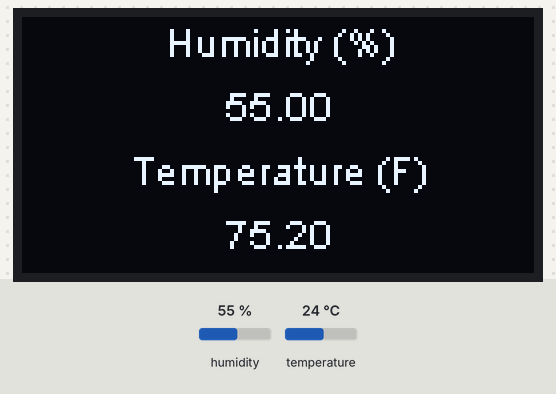
A sketch run on a simulated ESP8266 (NodeMCU). Parts: 128×64 one-colour display. The test bench sets the inputs (shaded band); at power-on: humidity 55 %, temperature 24 °C.

Above: at 1.8 s.
1.9 s: humidity set to 22 %
At 2.9 s:
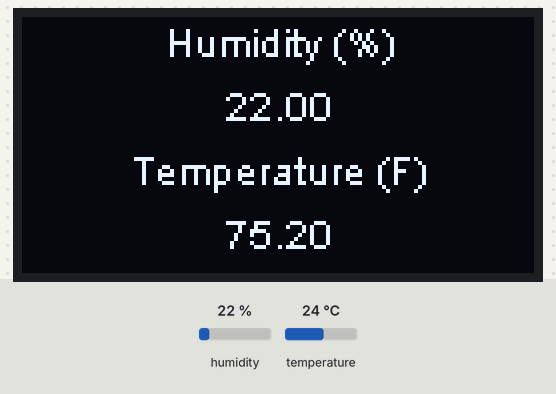
3.5 s: temperature set to 12 °C
At 5.0 s:
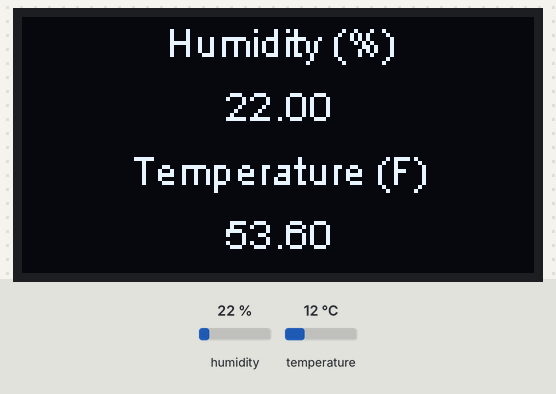
5.6 s: humidity set to 40 %
At 7.1 s:
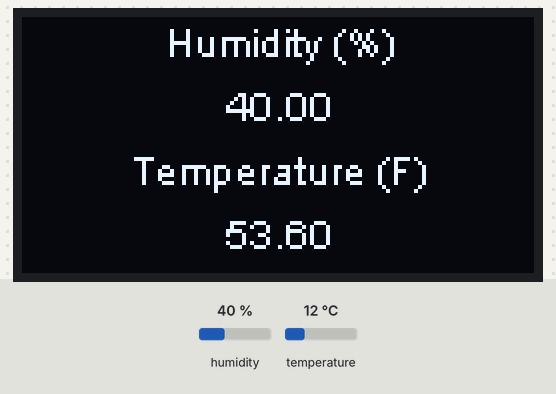
7.6 s: temperature set to 19 °C
At 9.2 s:
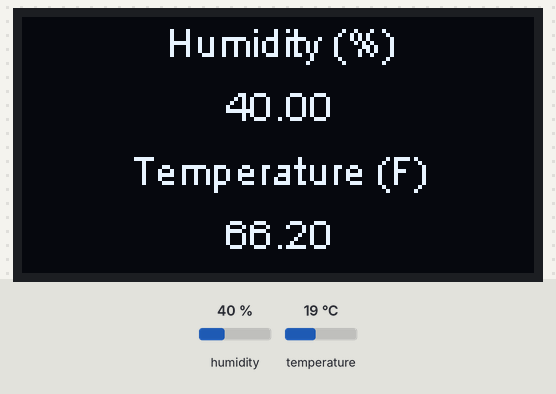
Timing chart, 0 to 10.7 s (numbered marks = the images above; inputs shaded):
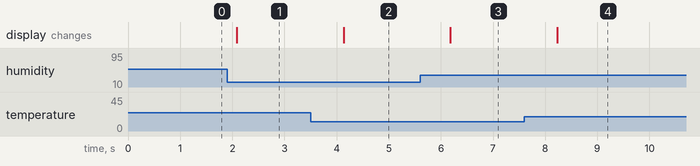

The sketch:

Project5.ino
```cpp
/*
  Project 5 - Weather Station
  Author: Miles Gapcynski
  Class: EN.605.715.81 - Software Development for Real-Time Systems

  This program measures the tempature and humidity using a DHT11
  sensor and displays the readings on an OLED screen.
*/

#include <DHTesp.h>       // Temperature and humidity sensor
#include <SSD1306Wire.h>  // OLED display

/* Constants */
const int DISPLAY_ADDRESS = 0x3C;
const int DISPLAY_SDA_PIN = D3;
const int DISPLAY_SCL_PIN = D4;

const int DHT_DAT_PIN = D6;

const int DHT_READ_PERIOD = 1000;  // ms

/* Global variables */
DHTesp dht;
SSD1306Wire ledDisp(DISPLAY_ADDRESS, DISPLAY_SDA_PIN, DISPLAY_SCL_PIN);

/**
 * Initialization that gets run when you press reset or power the board
 *
 * @params None
 *
 * @return None
 */
void setup()
{
    // Setup up the serial connection at 9600 bits per second
    Serial.begin(9600);

    // Setup the HDT sensor
    dht.setup(DHT_DAT_PIN, DHTesp::DHT11);

    // Setup the OLED display
    ledDisp.init();
    ledDisp.setFont(ArialMT_Plain_10);
    ledDisp.setTextAlignment(TEXT_ALIGN_CENTER);
}

/**
 * Runs indefinitely
 *
 * @param None
 *
 * @return None
 */
void loop()
{
    // Retrieve the humidity and temperature from the DHT sensor
    float humidity = dht.getHumidity();
    float temperatureC = dht.getTemperature();
    float temperatureF = (temperatureC * 9.0 / 5.0) + 32.0;

    // Check to make sure the DHT sensor was able to read the humidity and temperature
    if(!isnan(humidity) && !isnan(temperatureF))
    {
        ledDisp.clear();
        ledDisp.drawString(64, 0, "Humidity (%)");
        ledDisp.drawString(64, 16, String(humidity));
        ledDisp.drawString(64, 32, "Temperature (F)");
        ledDisp.drawString(64, 48, String(temperatureF));
        ledDisp.display();
    }

    delay(DHT_READ_PERIOD);
}
```

Measured:
- after the input at 1.9 s, the display: changes after 0.19 s (image 1)
- after the input at 3.5 s, the display: changes after 0.64 s (image 2)
- after the input at 5.6 s, the display: changes after 0.58 s (image 3)
- after the input at 7.6 s, the display: changes after 0.63 s (image 4)
